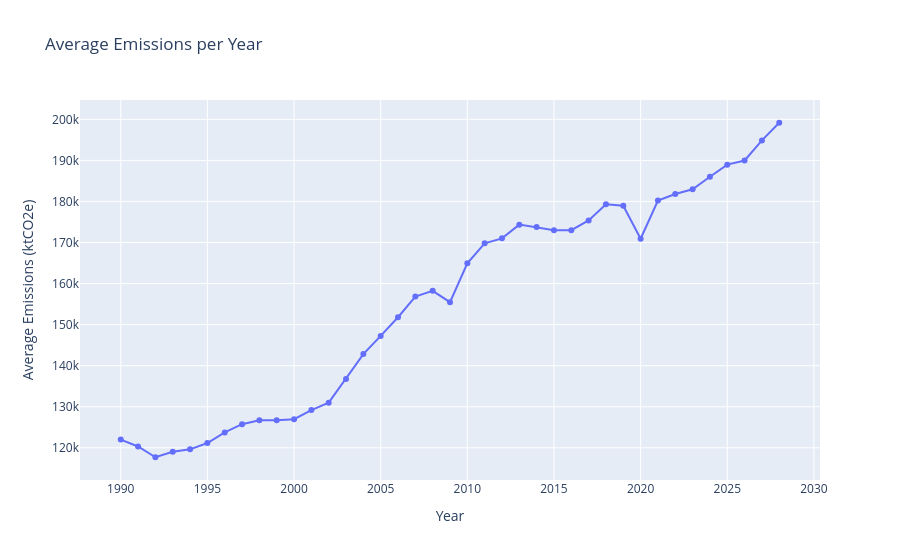

The cell this chart's notebook holds for it:
### Markdown cell above
Top emitters generally show strong upward trends over the last decades. This relationship suggests that emissions growth is concentrated among a few large economies.

### Code cell
# Relationship 2: average emissions by year
yearly = df.groupby('Year')['Emissions_ktCO2e'].mean().reset_index()
fig = px.line(yearly, x='Year', y='Emissions_ktCO2e', title='Average Emissions per Year', markers=True)
fig.update_layout(yaxis_title='Average Emissions (ktCO2e)')
fig.show()

### Figure 1 — Plotly figure (JSON) as saved in the notebook; plotly's stock layout.template omitted (floating-point values rounded to 4 significant figures)
{"data": [{"hovertemplate": "Year=%{x}<br>Emissions_ktCO2e=%{y}<extra></extra>", "legendgroup": "", "line": {"color": "#636efa", "dash": "solid"}, "marker": {"symbol": "circle"}, "mode": "lines+markers", "name": "", "orientation": "v", "showlegend": false, "type": "scatter", "x": [1990, 1991, 1992, 1993, 1994, 1995, 1996, 1997, 1998, 1999, 2000, 2001, 2002, 2003, 2004, 2005, 2006, 2007, 2008, 2009, 2010, 2011, 2012, 2013, 2014, 2015, 2016, 2017, 2018, 2019, 2020, 2021, 2022, 2023, 2024, 2025, 2026, 2027, 2028], "xaxis": "x", "y": [122000.0, 120300.0, 117700.0, 119000.0, 119600.0, 121200.0, 123700.0, 125800.0, 126700.0, 126700.0, 127000.0, 129200.0, 131000.0, 136800.0, 142800.0, 147300.0, 151800.0, 156800.0, 158200.0, 155500.0, 164900.0, 169800.0, 171000.0, 174400.0, 173800.0, 173000.0, 173000.0, 175400.0, 179300.0, 178900.0, 170900.0, 180200.0, 181800.0, 183000.0, 186000.0, 189000.0, 190000.0, 194900.0, 199200.0], "yaxis": "y"}], "layout": {"legend": {"tracegroupgap": 0}, "title": {"text": "Average Emissions per Year"}, "xaxis": {"anchor": "y", "domain": [0, 1], "title": {"text": "Year"}}, "yaxis": {"anchor": "x", "domain": [0, 1], "title": {"text": "Average Emissions (ktCO2e)"}}}}
